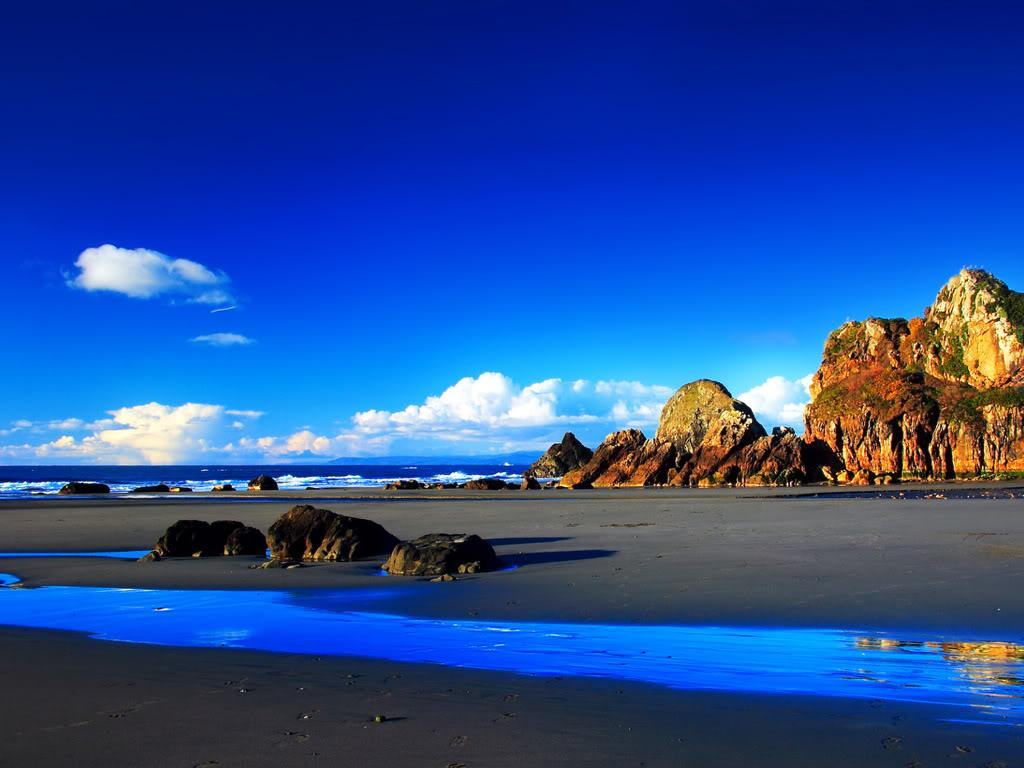
%> input picture lab1_visual/mat/img/praia.bmp, 1024 x 768 px
$ octave RGB2YCbCr.m   (GNU Octave 9; MATLAB toolbox functions it lacks are replaced by stand-ins)
%> lines starting %> are read from the running program, lines starting %| are printed output that depends on the picture
rgb=imread('C:\Users\UTILIZADOR\Desktop\CIM\Trabalho 2\scriptsMatlab\imagens\praia.bmp');
%> rgb is the input picture: size 768x1024x3 uint8; mean R, G, B 37.3, 77, 153.4
YCbCr = rgb2ycbcr(rgb);
%> YCbCr: size 768x1024x3 uint8; mean of channels 1, 2, 3 79.4, 167.4, 105.1

figure(1); imshow(YCbCr); title ('Original in YCbCr');

Y = YCbCr(:,:,1);
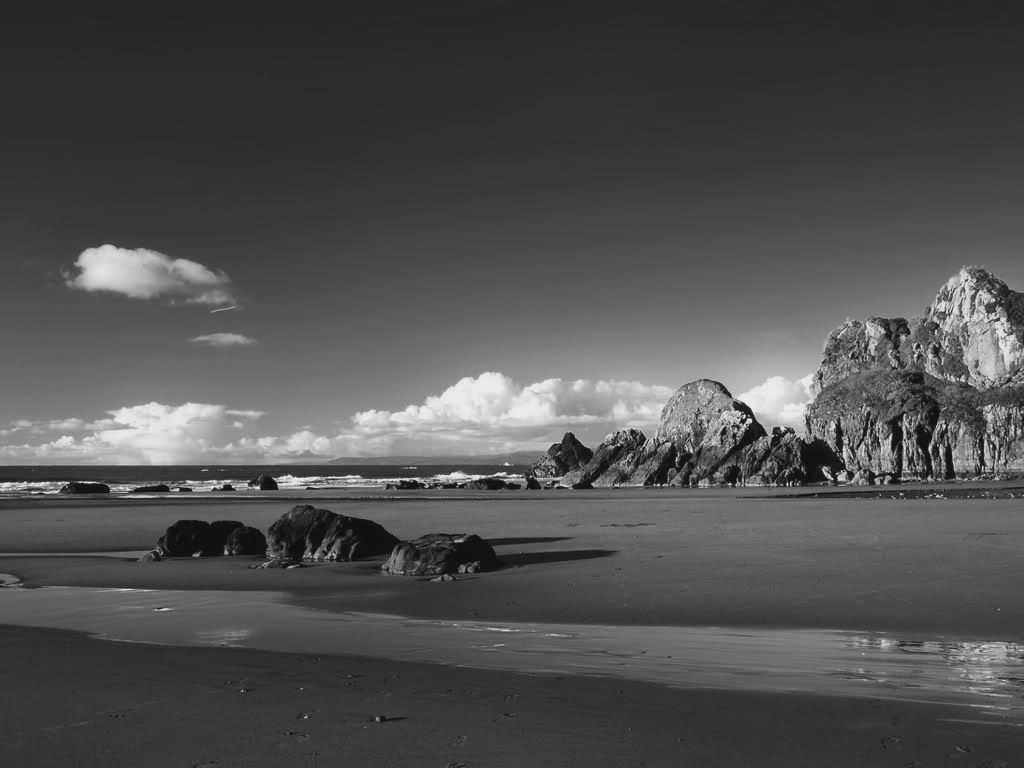
%> Y: size 768x1024 uint8; min 16, max 235, mean 79.4
Cb = YCbCr(:,:,2);
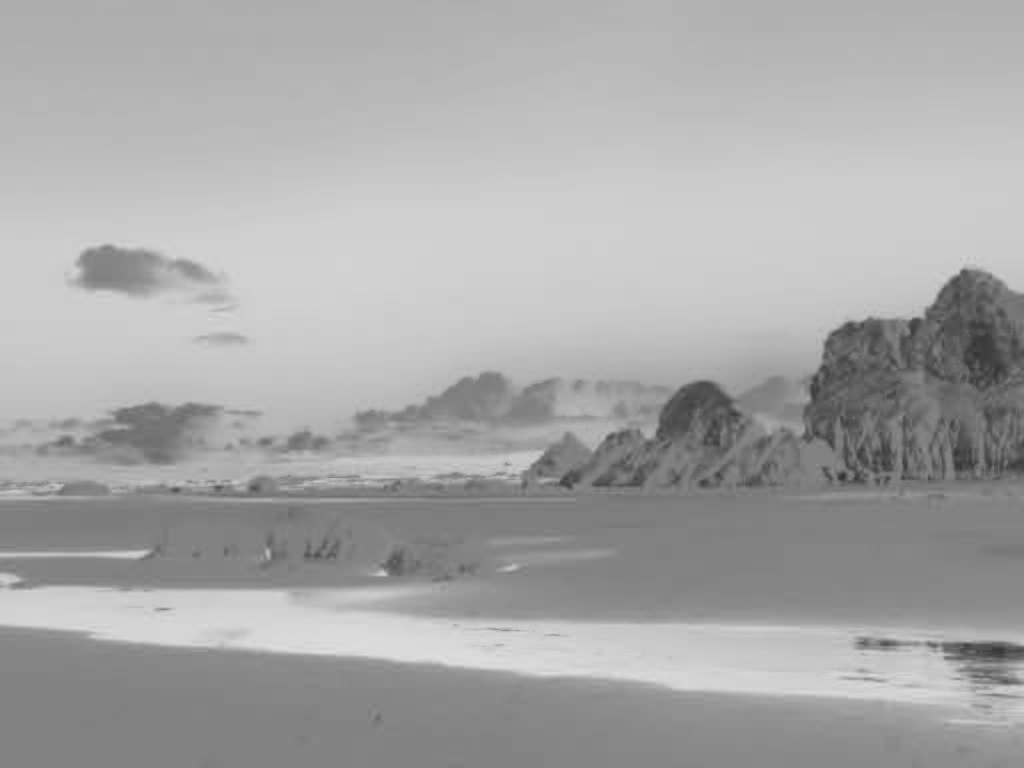
%> Cb: size 768x1024 uint8; min 50, max 223, mean 167.4
Cr = YCbCr(:,:,3);
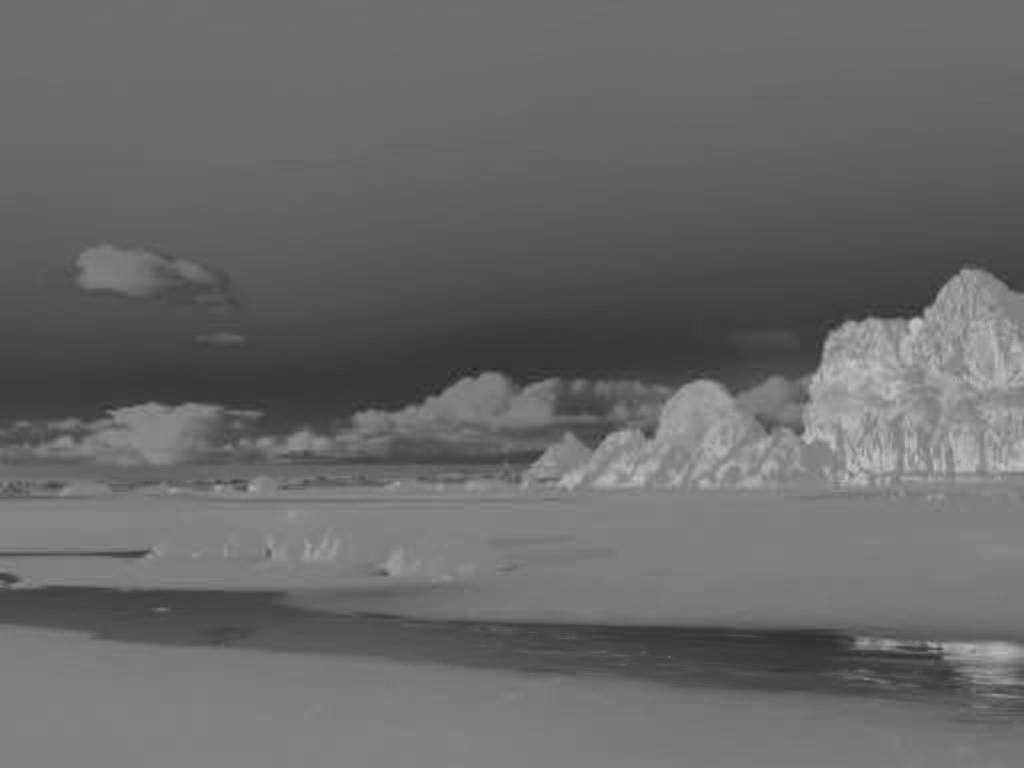
%> Cr: size 768x1024 uint8; min 43, max 200, mean 105.1

figure(2); imshow(Y); title ('Luma');

figure(3); imshow(Cb); title ('Blue difference');

figure(4); imshow(Cr); title ('Red difference');

$ run again, with lab1_visual/mat/img/Tulipas.bmp copied over lab1_visual/mat/img/praia.bmp
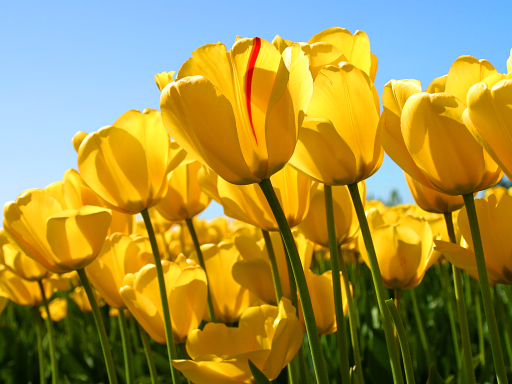
%> input picture lab1_visual/mat/img/Tulipas.bmp, 512 x 384 px
%> rgb is the input picture: size 384x512x3 uint8; mean R, G, B 161.8, 143.8, 67.1
%> YCbCr: size 384x512x3 uint8; mean of channels 1, 2, 3 136.6, 91.7, 141.4
%> `Cb = YCbCr(:,:,2);`:
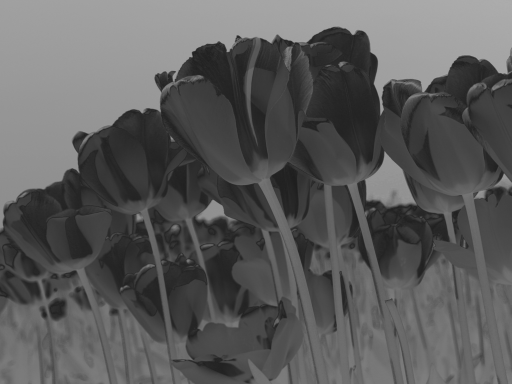
%> Cb: size 384x512 uint8; min 30, max 172, mean 91.7
%> `Cr = YCbCr(:,:,3);`:
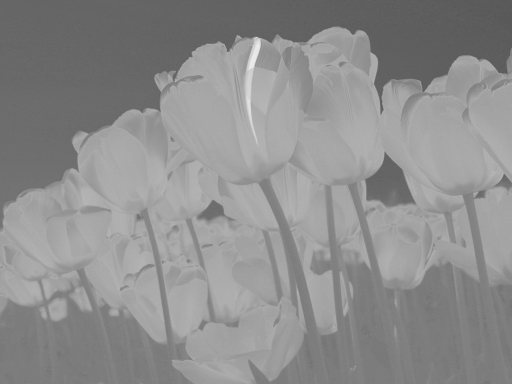
%> Cr: size 384x512 uint8; min 87, max 235, mean 141.4

$ run again, with lab1_visual/mat/img/berlindesTransparentes.bmp copied over lab1_visual/mat/img/praia.bmp
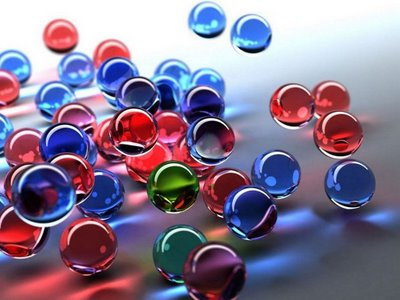
%> input picture lab1_visual/mat/img/berlindesTransparentes.bmp, 400 x 300 px
%> rgb is the input picture: size 300x400x3 uint8; mean R, G, B 134.2, 120.1, 144.6
%> YCbCr: size 300x400x3 uint8; mean of channels 1, 2, 3 125.2, 136.7, 132.4
%> `Y = YCbCr(:,:,1);`:
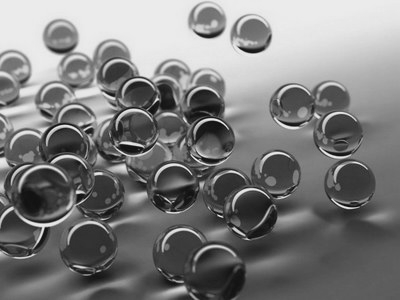
%> Y: size 300x400 uint8; min 16, max 235, mean 125.2
%> `Cr = YCbCr(:,:,3);`:
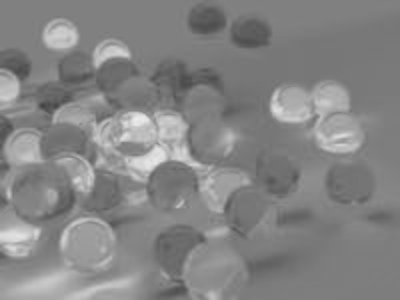
%> Cr: size 300x400 uint8; min 66, max 236, mean 132.4
